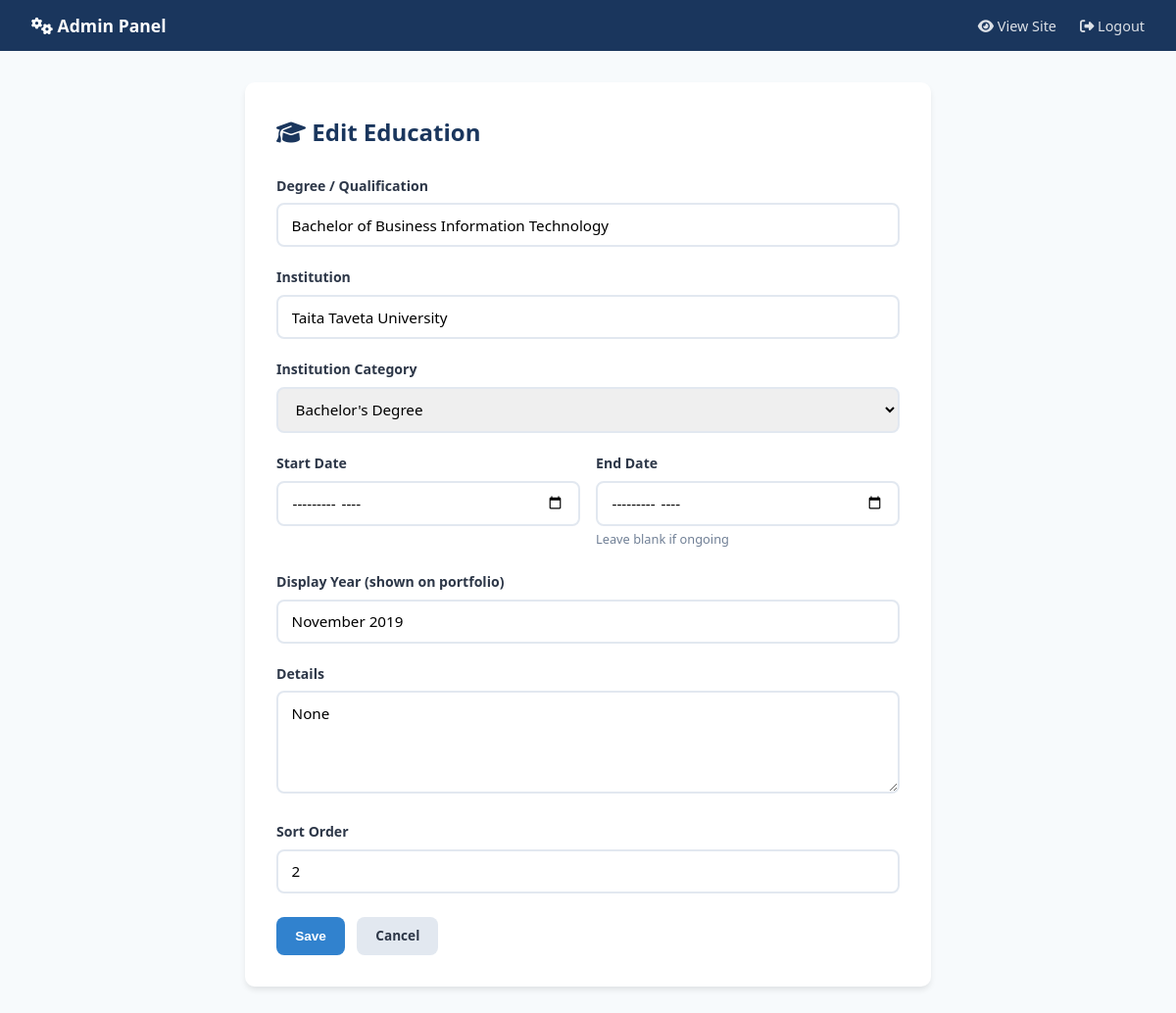
/admin/education/edit/2 (signed in), run on the app's committed database.
### app.py (models this page shows)
class Education(db.Model):
    id = db.Column(db.Integer, primary_key=True)
    degree = db.Column(db.String(200), nullable=False)
    institution = db.Column(db.String(200), nullable=False)
    institution_category = db.Column(db.String(100))
    start_date = db.Column(db.String(20))
    end_date = db.Column(db.String(20))
    details = db.Column(db.Text)
    year = db.Column(db.String(50))
    sort_order = db.Column(db.Integer, default=0)

### app.py (the view, shortened to what this page needs)
@app.route("/admin/education/edit/<int:id>", methods=["GET", "POST"])
@login_required
def admin_education_edit(id):
    edu = Education.query.get_or_404(id)
    return render_template("admin/education_form.html", education=edu)

### app.py (called while the page is built)
def login_required(f):
    @wraps(f)
    def decorated(*args, **kwargs):
        if not session.get("admin_logged_in"):
            return redirect(url_for("admin_login"))
        return f(*args, **kwargs)
    return decorated

### templates/admin/education_form.html (shortened to what this page needs)
{% extends "admin/base_admin.html" %}
{% block content %}
<div class="form-container">
    <h1><i class="fas fa-graduation-cap"></i> {{ "Edit" if education else "Add" }} Education</h1>
    <form method="POST">
        <div class="form-group">
            <label for="degree">Degree / Qualification</label>
            <input type="text" id="degree" name="degree" value="{{ education.degree if education else '' }}" required>
        </div>
        <div class="form-group">
            <label for="institution">Institution</label>
            <input type="text" id="institution" name="institution" value="{{ education.institution if education else '' }}" required>
        </div>
        <div class="form-group">
            <label for="institution_category">Institution Category</label>
            <select id="institution_category" name="institution_category">
                {% set cats = ["Doctorate / PhD", "Master's Degree", "Bachelor's Degree", "Diploma", "Certificate", "Professional Certification", "Online Course", "Other"] %}
                {% for cat in cats %}
                <option value="{{ cat }}" {% if education and education.institution_category == cat %}selected{% endif %}>{{ cat }}</option>
                {% endfor %}
            </select>
        </div>
        <div class="form-row">
            <div class="form-group">
                <label for="start_date">Start Date</label>
                <input type="month" id="start_date" name="start_date" value="{{ education.start_date if education else '' }}">
            </div>
            <div class="form-group">
                <label for="end_date">End Date</label>
                <input type="month" id="end_date" name="end_date" value="{{ education.end_date if education else '' }}">
                <small style="color: #718096; font-size: 0.8rem;">Leave blank if ongoing</small>
            </div>
        </div>
        <div class="form-group">
            <label for="year">Display Year (shown on portfolio)</label>
            <input type="text" id="year" name="year" value="{{ education.year if education else '' }}" placeholder="e.g. November 2019 or Ongoing">
        </div>
        <div class="form-group">
            <label for="details">Details</label>
            <textarea id="details" name="details" rows="4" placeholder="e.g. Relevant coursework, achievements, thesis topic...">{{ education.details if education else '' }}</textarea>
        </div>
        <div class="form-group">
            <label for="sort_order">Sort Order</label>
            <input type="number" id="sort_order" name="sort_order" value="{{ education.sort_order if education else 0 }}">
        </div>
        <div class="form-actions">
            <button type="submit" class="btn btn-primary">Save</button>
            <a href="{{ url_for('admin_dashboard') }}" class="btn btn-secondary">Cancel</a>
        </div>
    </form>
</div>
{% endblock %}

### static/css/admin.css (style rules this page uses)
:root { --primary: #1a365d; --primary-light: #2a5298; --accent: #3182ce; --bg: #f7fafc; --card-bg: #ffffff; --text: #2d3748; --text-light: #718096; --border: #e2e8f0; --radius: 10px; --shadow: 0 4px 6px -1px rgba(0, 0, 0, 0.1); }
*, *::before, *::after { box-sizing: border-box; margin: 0; padding: 0; }
body { font-family: 'Segoe UI', system-ui, -apple-system, sans-serif; color: var(--text); background: var(--bg); line-height: 1.6; }
a { color: var(--accent); text-decoration: none; }
.btn { display: inline-flex; align-items: center; gap: 0.4rem; padding: 0.55rem 1.2rem; border-radius: 8px; font-weight: 600; font-size: 0.85rem; cursor: pointer; border: none; transition: all 0.2s; text-decoration: none; }
.btn-primary { background: var(--accent); color: #fff; }
.btn-secondary { background: var(--border); color: var(--text); }
.form-container { max-width: 700px; margin: 0 auto; background: var(--card-bg); padding: 2rem; border-radius: var(--radius); box-shadow: var(--shadow); }
.form-container h1 { font-size: 1.5rem; color: var(--primary); margin-bottom: 1.5rem; }
.form-group { margin-bottom: 1.25rem; }
.form-group label { display: block; font-weight: 600; font-size: 0.88rem; margin-bottom: 0.4rem; color: var(--text); }
.form-group input, .form-group textarea, .form-group select { width: 100%; padding: 0.65rem 0.85rem; border: 2px solid var(--border); border-radius: 8px; font-size: 0.95rem; font-family: inherit; transition: border-color 0.2s; }
.form-group textarea { resize: vertical; }
.form-row { display: grid; grid-template-columns: 1fr 1fr; gap: 1rem; }
.form-actions { display: flex; gap: 0.75rem; margin-top: 1.5rem; }

### data on the page
Education: degree "Bachelor of Business Information Technology", institution "Taita Taveta University", institution_category "Bachelor's Degree", year "November 2019", details "None", sort_order "2"

### other printed values
{{ "Edit" if education else "Add" }} "Edit"
